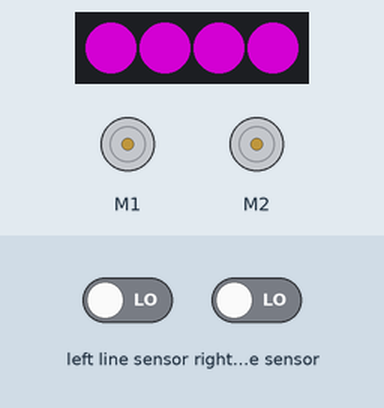
Bench run of a program on a simulated BBC micro:bit (MakeCode). On the bench: 4 RGB LEDs in strip order, left to right, 2 × DC motor (green arrow = forward, orange = backward, longer = faster). Inputs (shaded band) come from the test bench; at power-on: left line sensor LOW, right line sensor LOW. Dim RGB values are drawn brighter than linear; random numbers come from a fixed seed.

Above: at 1.6 s.
1.7 s: left line sensor driven HIGH
5.5 s: left line sensor driven LOW
At 6.8 s:
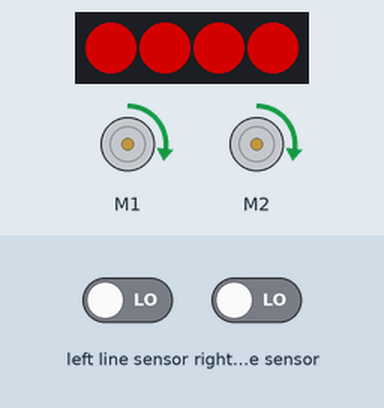
10.5 s: right line sensor driven HIGH
At 12.9 s:
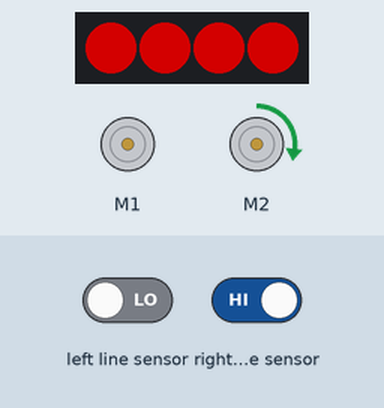
15.6 s: right line sensor driven LOW
At 17.9 s:
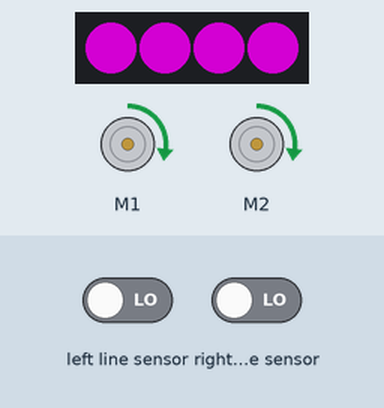
21.6 s: left line sensor driven HIGH
At 23.0 s:
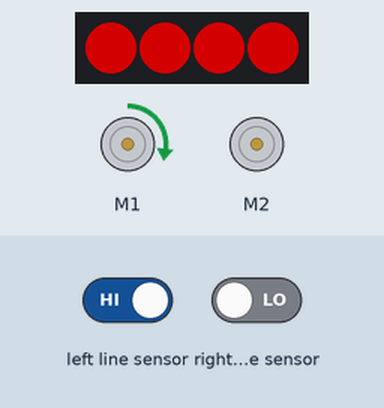
25.7 s: left line sensor driven LOW and right line sensor driven HIGH
At 27.7 s:
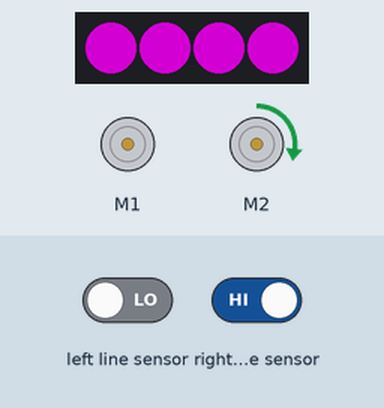
Timing chart, 0 to 49.9 s (numbered marks = the images above; inputs shaded):
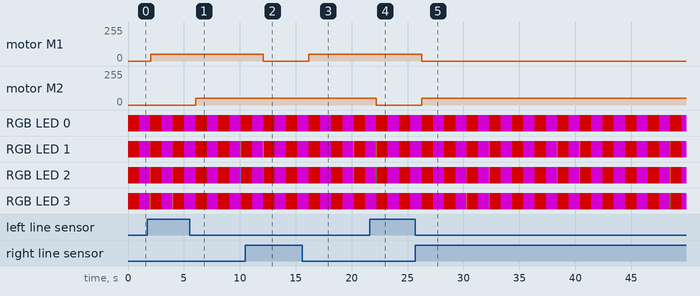

Measured:
- after the input at 5.5 s, motor M2: stopped → forward 50/255 after 0.54 s
- after the input at 10.5 s, motor M1: forward 50/255 → stopped after 1.6 s
- after the input at 15.6 s, motor M1: stopped → forward 50/255 after 0.55 s
- after the input at 21.6 s, motor M2: forward 50/255 → stopped after 0.62 s
- after the input at 25.7 s, motor M1: forward 50/255 → stopped after 0.56 s; motor M2: stopped → forward 50/255 after 0.56 s

The program:

main.ts
```typescript
let velocidad = 50
let strip = neopixel.create(DigitalPin.P15, 4, NeoPixelMode.RGB)
basic.forever(function () {
    strip.showColor(neopixel.colors(NeoPixelColors.Red))
    basic.pause(1000)
    strip.showColor(neopixel.colors(NeoPixelColors.Purple))
    basic.pause(1000)
    strip.showRainbow(randint(0, 4), neopixel.hsl(randint(0, 150), randint(0, 150), randint(0, 150)))
    strip.show()
    if (maqueen.readPatrol(maqueen.Patrol.PatrolLeft) == 0 && maqueen.readPatrol(maqueen.Patrol.PatrolRight) == 0) {
        maqueen.motorRun(maqueen.Motors.All, maqueen.Dir.CW, velocidad)
    } else {
        if (maqueen.readPatrol(maqueen.Patrol.PatrolLeft) == 0 && maqueen.readPatrol(maqueen.Patrol.PatrolRight) == 1) {
            maqueen.motorRun(maqueen.Motors.M1, maqueen.Dir.CW, 0)
            maqueen.motorRun(maqueen.Motors.M2, maqueen.Dir.CW, velocidad)
            if (maqueen.readPatrol(maqueen.Patrol.PatrolLeft) == 1 && maqueen.readPatrol(maqueen.Patrol.PatrolRight) == 1) {
                maqueen.motorRun(maqueen.Motors.M1, maqueen.Dir.CW, 0)
                maqueen.motorRun(maqueen.Motors.M2, maqueen.Dir.CW, velocidad)
            }
        } else {
            if (maqueen.readPatrol(maqueen.Patrol.PatrolLeft) == 1 && maqueen.readPatrol(maqueen.Patrol.PatrolRight) == 0) {
                maqueen.motorRun(maqueen.Motors.M1, maqueen.Dir.CW, velocidad)
                maqueen.motorRun(maqueen.Motors.M2, maqueen.Dir.CW, 0)
                if (maqueen.readPatrol(maqueen.Patrol.PatrolLeft) == 1 && maqueen.readPatrol(maqueen.Patrol.PatrolRight) == 1) {
                    maqueen.motorRun(maqueen.Motors.M1, maqueen.Dir.CW, velocidad)
                    maqueen.motorRun(maqueen.Motors.M2, maqueen.Dir.CW, 0)
                }
            }
        }
    }
})
```

test.ts
```typescript
// aquí va el archivo "tests"; esto no se compilará cuando este paquete se utilice como una extensión.
```
